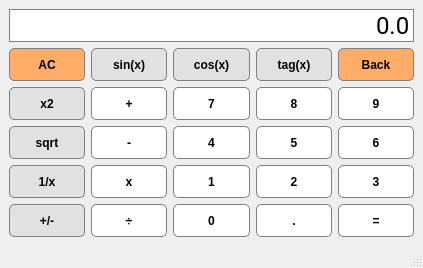
<?xml version="1.0" encoding="UTF-8"?>
<ui version="4.0">
 <class>Calculator</class>
 <widget class="QMainWindow" name="Calculator">
  <property name="geometry">
   <rect>
    <x>0</x>
    <y>0</y>
    <width>423</width>
    <height>268</height>
   </rect>
  </property>
  <property name="sizePolicy">
   <sizepolicy hsizetype="Preferred" vsizetype="Expanding">
    <horstretch>0</horstretch>
    <verstretch>0</verstretch>
   </sizepolicy>
  </property>
  <property name="windowTitle">
   <string>Calculator</string>
  </property>
  <widget class="QWidget" name="centralwidget">
   <layout class="QGridLayout" name="gridLayout">
    <item row="5" column="8">
     <widget class="QPushButton" name="ButtonBack">
      <property name="sizePolicy">
       <sizepolicy hsizetype="Preferred" vsizetype="Expanding">
        <horstretch>0</horstretch>
        <verstretch>0</verstretch>
       </sizepolicy>
      </property>
      <property name="font">
       <font>
        <weight>75</weight>
        <bold>true</bold>
       </font>
      </property>
      <property name="styleSheet">
       <string notr="true">QPushButton{
	background-color: rgb(255, 173, 105);
	padding: 5px;
	border: 1px solid gray;
	border-radius: 5px
}

QPushButton:pressed{
	background-color: #C0C0C0;
	padding: 5px;
	border: 1px solid gray;
	border-radius: 5px
}</string>
      </property>
      <property name="text">
       <string>Back</string>
      </property>
     </widget>
    </item>
    <item row="7" column="4">
     <widget class="QPushButton" name="ButtonSqrt">
      <property name="sizePolicy">
       <sizepolicy hsizetype="Preferred" vsizetype="Expanding">
        <horstretch>0</horstretch>
        <verstretch>0</verstretch>
       </sizepolicy>
      </property>
      <property name="font">
       <font>
        <weight>75</weight>
        <bold>true</bold>
       </font>
      </property>
      <property name="styleSheet">
       <string notr="true">QPushButton{
	background-color: #E1E1E1;
	padding: 5px;
	border: 1px solid gray;
	border-radius: 5px;
}

QPushButton:pressed{
	background-color: #C0C0C0;
	padding: 5px;
	border: 1px solid gray;
	border-radius: 5px;
}</string>
      </property>
      <property name="text">
       <string>sqrt</string>
      </property>
     </widget>
    </item>
    <item row="9" column="4">
     <widget class="QPushButton" name="ButtonChangeSign">
      <property name="sizePolicy">
       <sizepolicy hsizetype="Preferred" vsizetype="Expanding">
        <horstretch>0</horstretch>
        <verstretch>0</verstretch>
       </sizepolicy>
      </property>
      <property name="font">
       <font>
        <weight>75</weight>
        <bold>true</bold>
       </font>
      </property>
      <property name="styleSheet">
       <string notr="true">QPushButton{
	background-color: #E1E1E1;
	padding: 5px;
	border: 1px solid gray;
	border-radius: 5px;
}

QPushButton:pressed{
	background-color: #C0C0C0;
	padding: 5px;
	border: 1px solid gray;
	border-radius: 5px;
}</string>
      </property>
      <property name="text">
       <string>+/-</string>
      </property>
     </widget>
    </item>
    <item row="7" column="5">
     <widget class="QPushButton" name="ButtonSubtract">
      <property name="sizePolicy">
       <sizepolicy hsizetype="Preferred" vsizetype="Expanding">
        <horstretch>0</horstretch>
        <verstretch>0</verstretch>
       </sizepolicy>
      </property>
      <property name="font">
       <font>
        <weight>75</weight>
        <bold>true</bold>
       </font>
      </property>
      <property name="styleSheet">
       <string notr="true">QPushButton{
	background-color: white;
	padding: 5px;
	border: 1px solid gray;
	border-radius: 5px;
}

QPushButton:pressed{
	background-color: #C0C0C0;
	padding: 5px;
	border: 1px solid gray;
	border-radius: 5px;
}</string>
      </property>
      <property name="text">
       <string>-</string>
      </property>
     </widget>
    </item>
    <item row="8" column="7">
     <widget class="QPushButton" name="Button2">
      <property name="sizePolicy">
       <sizepolicy hsizetype="Preferred" vsizetype="Expanding">
        <horstretch>0</horstretch>
        <verstretch>0</verstretch>
       </sizepolicy>
      </property>
      <property name="font">
       <font>
        <weight>75</weight>
        <bold>true</bold>
       </font>
      </property>
      <property name="styleSheet">
       <string notr="true">QPushButton{
	background-color: white;
	padding: 5px;
	border: 1px solid gray;
	border-radius: 5px;
}

QPushButton:pressed{
	background-color: #C0C0C0;
	padding: 5px;
	border: 1px solid gray;
	border-radius: 5px;
}</string>
      </property>
      <property name="text">
       <string>2</string>
      </property>
     </widget>
    </item>
    <item row="5" column="7">
     <widget class="QPushButton" name="ButtonTag">
      <property name="sizePolicy">
       <sizepolicy hsizetype="Preferred" vsizetype="Expanding">
        <horstretch>0</horstretch>
        <verstretch>0</verstretch>
       </sizepolicy>
      </property>
      <property name="font">
       <font>
        <weight>75</weight>
        <bold>true</bold>
       </font>
      </property>
      <property name="styleSheet">
       <string notr="true">QPushButton{
	background-color: #E1E1E1;
	padding: 5px;
	border: 1px solid gray;
	border-radius: 5px;
}

QPushButton:pressed{
	background-color: #C0C0C0;
	padding: 5px;
	border: 1px solid gray;
	border-radius: 5px;
}</string>
      </property>
      <property name="text">
       <string>tag(x)</string>
      </property>
     </widget>
    </item>
    <item row="8" column="4">
     <widget class="QPushButton" name="ButtonReciprocal">
      <property name="sizePolicy">
       <sizepolicy hsizetype="Preferred" vsizetype="Expanding">
        <horstretch>0</horstretch>
        <verstretch>0</verstretch>
       </sizepolicy>
      </property>
      <property name="font">
       <font>
        <weight>75</weight>
        <bold>true</bold>
       </font>
      </property>
      <property name="styleSheet">
       <string notr="true">QPushButton{
	background-color: #E1E1E1;
	padding: 5px;
	border: 1px solid gray;
	border-radius: 5px;
}

QPushButton:pressed{
	background-color: #C0C0C0;
	padding: 5px;
	border: 1px solid gray;
	border-radius: 5px;
}</string>
      </property>
      <property name="text">
       <string>1/x</string>
      </property>
     </widget>
    </item>
    <item row="9" column="6">
     <widget class="QPushButton" name="Button0">
      <property name="sizePolicy">
       <sizepolicy hsizetype="Preferred" vsizetype="Expanding">
        <horstretch>0</horstretch>
        <verstretch>0</verstretch>
       </sizepolicy>
      </property>
      <property name="font">
       <font>
        <weight>75</weight>
        <bold>true</bold>
       </font>
      </property>
      <property name="styleSheet">
       <string notr="true">QPushButton{
	background-color: white;
	padding: 5px;
	border: 1px solid gray;
	border-radius: 5px;
}

QPushButton:pressed{
	background-color: #C0C0C0;
	padding: 5px;
	border: 1px solid gray;
	border-radius: 5px;
}</string>
      </property>
      <property name="text">
       <string>0</string>
      </property>
     </widget>
    </item>
    <item row="6" column="7">
     <widget class="QPushButton" name="Button8">
      <property name="sizePolicy">
       <sizepolicy hsizetype="Preferred" vsizetype="Expanding">
        <horstretch>0</horstretch>
        <verstretch>0</verstretch>
       </sizepolicy>
      </property>
      <property name="font">
       <font>
        <weight>75</weight>
        <bold>true</bold>
       </font>
      </property>
      <property name="styleSheet">
       <string notr="true">QPushButton{
	background-color: white;
	padding: 5px;
	border: 1px solid gray;
	border-radius: 5px;
}

QPushButton:pressed{
	background-color: #C0C0C0;
	padding: 5px;
	border: 1px solid gray;
	border-radius: 5px;
}</string>
      </property>
      <property name="text">
       <string>8</string>
      </property>
     </widget>
    </item>
    <item row="9" column="5">
     <widget class="QPushButton" name="ButtonDivide">
      <property name="sizePolicy">
       <sizepolicy hsizetype="Preferred" vsizetype="Expanding">
        <horstretch>0</horstretch>
        <verstretch>0</verstretch>
       </sizepolicy>
      </property>
      <property name="font">
       <font>
        <weight>75</weight>
        <bold>true</bold>
       </font>
      </property>
      <property name="styleSheet">
       <string notr="true">QPushButton{
	background-color: white;
	padding: 5px;
	border: 1px solid gray;
	border-radius: 5px;
}

QPushButton:pressed{
	background-color: #C0C0C0;
	padding: 5px;
	border: 1px solid gray;
	border-radius: 5px;
}</string>
      </property>
      <property name="text">
       <string>÷</string>
      </property>
     </widget>
    </item>
    <item row="8" column="6">
     <widget class="QPushButton" name="Button1">
      <property name="sizePolicy">
       <sizepolicy hsizetype="Preferred" vsizetype="Expanding">
        <horstretch>0</horstretch>
        <verstretch>0</verstretch>
       </sizepolicy>
      </property>
      <property name="font">
       <font>
        <weight>75</weight>
        <bold>true</bold>
       </font>
      </property>
      <property name="styleSheet">
       <string notr="true">QPushButton{
	background-color: white;
	padding: 5px;
	border: 1px solid gray;
	border-radius: 5px;
}

QPushButton:pressed{
	background-color: #C0C0C0;
	padding: 5px;
	border: 1px solid gray;
	border-radius: 5px;
}</string>
      </property>
      <property name="text">
       <string>1</string>
      </property>
     </widget>
    </item>
    <item row="9" column="8">
     <widget class="QPushButton" name="ButtonEqual">
      <property name="sizePolicy">
       <sizepolicy hsizetype="Preferred" vsizetype="Expanding">
        <horstretch>0</horstretch>
        <verstretch>0</verstretch>
       </sizepolicy>
      </property>
      <property name="font">
       <font>
        <weight>75</weight>
        <bold>true</bold>
       </font>
      </property>
      <property name="styleSheet">
       <string notr="true">QPushButton{
	background-color: white;
	padding: 5px;
	border: 1px solid gray;
	border-radius: 5px;
}

QPushButton:pressed{
	background-color: #C0C0C0;
	padding: 5px;
	border: 1px solid gray;
	border-radius: 5px;
}</string>
      </property>
      <property name="text">
       <string>=</string>
      </property>
     </widget>
    </item>
    <item row="5" column="5">
     <widget class="QPushButton" name="ButtonSin">
      <property name="sizePolicy">
       <sizepolicy hsizetype="Preferred" vsizetype="Expanding">
        <horstretch>0</horstretch>
        <verstretch>0</verstretch>
       </sizepolicy>
      </property>
      <property name="font">
       <font>
        <weight>75</weight>
        <bold>true</bold>
       </font>
      </property>
      <property name="styleSheet">
       <string notr="true">QPushButton{
	background-color: #E1E1E1;
	padding: 5px;
	border: 1px solid gray;
	border-radius: 5px;
}

QPushButton:pressed{
	background-color: #C0C0C0;
	padding: 5px;
	border: 1px solid gray;
	border-radius: 5px;
}</string>
      </property>
      <property name="text">
       <string>sin(x)</string>
      </property>
     </widget>
    </item>
    <item row="5" column="6">
     <widget class="QPushButton" name="ButtonCos">
      <property name="sizePolicy">
       <sizepolicy hsizetype="Preferred" vsizetype="Expanding">
        <horstretch>0</horstretch>
        <verstretch>0</verstretch>
       </sizepolicy>
      </property>
      <property name="font">
       <font>
        <weight>75</weight>
        <bold>true</bold>
       </font>
      </property>
      <property name="styleSheet">
       <string notr="true">QPushButton{
	background-color: #E1E1E1;
	padding: 5px;
	border: 1px solid gray;
	border-radius: 5px;
}

QPushButton:pressed{
	background-color: #C0C0C0;
	padding: 5px;
	border: 1px solid gray;
	border-radius: 5px;
}</string>
      </property>
      <property name="text">
       <string>cos(x)</string>
      </property>
     </widget>
    </item>
    <item row="7" column="7">
     <widget class="QPushButton" name="Button5">
      <property name="sizePolicy">
       <sizepolicy hsizetype="Preferred" vsizetype="Expanding">
        <horstretch>0</horstretch>
        <verstretch>0</verstretch>
       </sizepolicy>
      </property>
      <property name="font">
       <font>
        <weight>75</weight>
        <bold>true</bold>
       </font>
      </property>
      <property name="styleSheet">
       <string notr="true">QPushButton{
	background-color: white;
	padding: 5px;
	border: 1px solid gray;
	border-radius: 5px;
}

QPushButton:pressed{
	background-color: #C0C0C0;
	padding: 5px;
	border: 1px solid gray;
	border-radius: 5px;
}</string>
      </property>
      <property name="text">
       <string>5</string>
      </property>
     </widget>
    </item>
    <item row="7" column="8">
     <widget class="QPushButton" name="Button6">
      <property name="sizePolicy">
       <sizepolicy hsizetype="Preferred" vsizetype="Expanding">
        <horstretch>0</horstretch>
        <verstretch>0</verstretch>
       </sizepolicy>
      </property>
      <property name="font">
       <font>
        <weight>75</weight>
        <bold>true</bold>
       </font>
      </property>
      <property name="styleSheet">
       <string notr="true">QPushButton{
	background-color: white;
	padding: 5px;
	border: 1px solid gray;
	border-radius: 5px;
}

QPushButton:pressed{
	background-color: #C0C0C0;
	padding: 5px;
	border: 1px solid gray;
	border-radius: 5px;
}</string>
      </property>
      <property name="text">
       <string>6</string>
      </property>
     </widget>
    </item>
    <item row="8" column="8">
     <widget class="QPushButton" name="Button3">
      <property name="sizePolicy">
       <sizepolicy hsizetype="Preferred" vsizetype="Expanding">
        <horstretch>0</horstretch>
        <verstretch>0</verstretch>
       </sizepolicy>
      </property>
      <property name="font">
       <font>
        <weight>75</weight>
        <bold>true</bold>
       </font>
      </property>
      <property name="styleSheet">
       <string notr="true">QPushButton{
	background-color: white;
	padding: 5px;
	border: 1px solid gray;
	border-radius: 5px;
}

QPushButton:pressed{
	background-color: #C0C0C0;
	padding: 5px;
	border: 1px solid gray;
	border-radius: 5px;
}</string>
      </property>
      <property name="text">
       <string>3</string>
      </property>
     </widget>
    </item>
    <item row="8" column="5">
     <widget class="QPushButton" name="ButtonMultiply">
      <property name="sizePolicy">
       <sizepolicy hsizetype="Preferred" vsizetype="Expanding">
        <horstretch>0</horstretch>
        <verstretch>0</verstretch>
       </sizepolicy>
      </property>
      <property name="font">
       <font>
        <weight>75</weight>
        <bold>true</bold>
       </font>
      </property>
      <property name="styleSheet">
       <string notr="true">QPushButton{
	background-color: white;
	padding: 5px;
	border: 1px solid gray;
	border-radius: 5px;
}

QPushButton:pressed{
	background-color: #C0C0C0;
	padding: 5px;
	border: 1px solid gray;
	border-radius: 5px;
}</string>
      </property>
      <property name="text">
       <string>x</string>
      </property>
     </widget>
    </item>
    <item row="6" column="4">
     <widget class="QPushButton" name="ButtonSquare">
      <property name="sizePolicy">
       <sizepolicy hsizetype="Preferred" vsizetype="Expanding">
        <horstretch>0</horstretch>
        <verstretch>0</verstretch>
       </sizepolicy>
      </property>
      <property name="font">
       <font>
        <weight>75</weight>
        <bold>true</bold>
       </font>
      </property>
      <property name="styleSheet">
       <string notr="true">QPushButton{
	background-color: #E1E1E1;
	padding: 5px;
	border: 1px solid gray;
	border-radius: 5px;
}

QPushButton:pressed{
	background-color: #C0C0C0;
	padding: 5px;
	border: 1px solid gray;
	border-radius: 5px;
}</string>
      </property>
      <property name="text">
       <string>x2</string>
      </property>
     </widget>
    </item>
    <item row="4" column="4" colspan="5">
     <widget class="QLineEdit" name="screen">
      <property name="sizePolicy">
       <sizepolicy hsizetype="Preferred" vsizetype="Expanding">
        <horstretch>0</horstretch>
        <verstretch>0</verstretch>
       </sizepolicy>
      </property>
      <property name="font">
       <font>
        <family>Roboto</family>
        <pointsize>18</pointsize>
       </font>
      </property>
      <property name="styleSheet">
       <string notr="true">QLineEdit{
	background-color: #FFFFFF;
	color: #000000;
	border: 1px solid gray;
}</string>
      </property>
      <property name="text">
       <string>0.0</string>
      </property>
      <property name="alignment">
       <set>Qt::AlignRight|Qt::AlignTrailing|Qt::AlignVCenter</set>
      </property>
     </widget>
    </item>
    <item row="9" column="7">
     <widget class="QPushButton" name="ButtonPoint">
      <property name="sizePolicy">
       <sizepolicy hsizetype="Preferred" vsizetype="Expanding">
        <horstretch>0</horstretch>
        <verstretch>0</verstretch>
       </sizepolicy>
      </property>
      <property name="font">
       <font>
        <weight>75</weight>
        <bold>true</bold>
       </font>
      </property>
      <property name="styleSheet">
       <string notr="true">QPushButton{
	background-color: white;
	padding: 5px;
	border: 1px solid gray;
	border-radius: 5px;
}

QPushButton:pressed{
	background-color: #C0C0C0;
	padding: 5px;
	border: 1px solid gray;
	border-radius: 5px;
}</string>
      </property>
      <property name="text">
       <string>.</string>
      </property>
     </widget>
    </item>
    <item row="5" column="4">
     <widget class="QPushButton" name="ButtonClear">
      <property name="sizePolicy">
       <sizepolicy hsizetype="Preferred" vsizetype="Expanding">
        <horstretch>0</horstretch>
        <verstretch>0</verstretch>
       </sizepolicy>
      </property>
      <property name="font">
       <font>
        <weight>75</weight>
        <bold>true</bold>
       </font>
      </property>
      <property name="styleSheet">
       <string notr="true">QPushButton{
	background-color: rgb(255, 173, 105);
	padding: 5px;
	border: 1px solid gray;
	border-radius: 5px
}

QPushButton:pressed{
	background-color: red;
	padding: 5px;
	border: 1px solid gray;
	border-radius: 5px
}</string>
      </property>
      <property name="text">
       <string>AC</string>
      </property>
     </widget>
    </item>
    <item row="6" column="6">
     <widget class="QPushButton" name="Button7">
      <property name="sizePolicy">
       <sizepolicy hsizetype="Preferred" vsizetype="Expanding">
        <horstretch>0</horstretch>
        <verstretch>0</verstretch>
       </sizepolicy>
      </property>
      <property name="font">
       <font>
        <weight>75</weight>
        <bold>true</bold>
       </font>
      </property>
      <property name="styleSheet">
       <string notr="true">QPushButton{
	background-color: white;
	padding: 5px;
	border: 1px solid gray;
	border-radius: 5px;
}

QPushButton:pressed{
	background-color: #C0C0C0;
	padding: 5px;
	border: 1px solid gray;
	border-radius: 5px;
}</string>
      </property>
      <property name="text">
       <string>7</string>
      </property>
     </widget>
    </item>
    <item row="7" column="6">
     <widget class="QPushButton" name="Button4">
      <property name="sizePolicy">
       <sizepolicy hsizetype="Preferred" vsizetype="Expanding">
        <horstretch>0</horstretch>
        <verstretch>0</verstretch>
       </sizepolicy>
      </property>
      <property name="font">
       <font>
        <weight>75</weight>
        <bold>true</bold>
       </font>
      </property>
      <property name="styleSheet">
       <string notr="true">QPushButton{
	background-color: white;
	padding: 5px;
	border: 1px solid gray;
	border-radius: 5px;
}

QPushButton:pressed{
	background-color: #C0C0C0;
	padding: 5px;
	border: 1px solid gray;
	border-radius: 5px;
}</string>
      </property>
      <property name="text">
       <string>4</string>
      </property>
     </widget>
    </item>
    <item row="6" column="8">
     <widget class="QPushButton" name="Button9">
      <property name="sizePolicy">
       <sizepolicy hsizetype="Preferred" vsizetype="Expanding">
        <horstretch>0</horstretch>
        <verstretch>0</verstretch>
       </sizepolicy>
      </property>
      <property name="font">
       <font>
        <weight>75</weight>
        <bold>true</bold>
       </font>
      </property>
      <property name="styleSheet">
       <string notr="true">QPushButton{
	background-color: white;
	padding: 5px;
	border: 1px solid gray;
	border-radius: 5px;
}

QPushButton:pressed{
	background-color: #C0C0C0;
	padding: 5px;
	border: 1px solid gray;
	border-radius: 5px;
}</string>
      </property>
      <property name="text">
       <string>9</string>
      </property>
     </widget>
    </item>
    <item row="6" column="5">
     <widget class="QPushButton" name="ButtonAdd">
      <property name="sizePolicy">
       <sizepolicy hsizetype="Preferred" vsizetype="Expanding">
        <horstretch>0</horstretch>
        <verstretch>0</verstretch>
       </sizepolicy>
      </property>
      <property name="font">
       <font>
        <weight>75</weight>
        <bold>true</bold>
       </font>
      </property>
      <property name="styleSheet">
       <string notr="true">QPushButton{
	background-color: white;
	padding: 5px;
	border: 1px solid gray;
	border-radius: 5px;
}

QPushButton:pressed{
	background-color: #C0C0C0;
	padding: 5px;
	border: 1px solid gray;
	border-radius: 5px;
}</string>
      </property>
      <property name="text">
       <string>+</string>
      </property>
     </widget>
    </item>
   </layout>
  </widget>
  <widget class="QMenuBar" name="menubar">
   <property name="geometry">
    <rect>
     <x>0</x>
     <y>0</y>
     <width>423</width>
     <height>21</height>
    </rect>
   </property>
  </widget>
  <widget class="QStatusBar" name="statusbar"/>
 </widget>
 <resources/>
 <connections/>
</ui>
